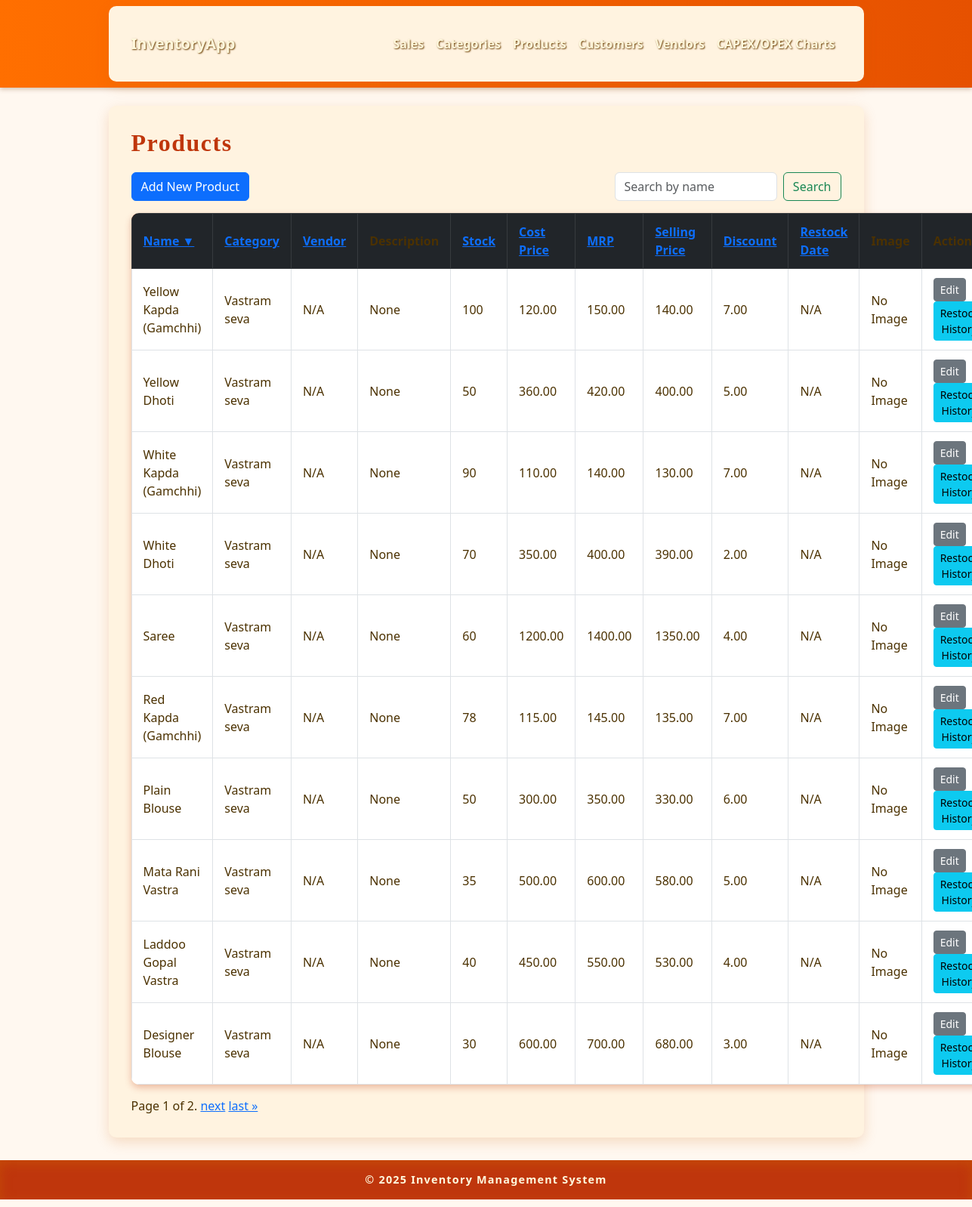
Page /products/?page=1&category=&sort=-name&search= on the committed database.
### inventory/models.py (models this page shows, shortened)
class Product(models.Model):
    name = models.CharField(max_length=200)
    description = models.TextField(blank=True, null=True, help_text="Enter a detailed description of the product")
    category = models.ForeignKey('Category', on_delete=models.CASCADE)
    vendor = models.ForeignKey('Vendor', on_delete=models.SET_NULL, null=True, blank=True)
    cost_price = models.DecimalField(max_digits=10, decimal_places=2)
    mrp = models.DecimalField(max_digits=10, decimal_places=2)
    selling_price = models.DecimalField(max_digits=10, decimal_places=2)
    discount = models.DecimalField(max_digits=5, decimal_places=2, default=0)  # Percentage
    stock_quantity = models.PositiveIntegerField()
    image = models.ImageField(upload_to='product_images/', blank=True, null=True)
    restock_date = models.DateField(blank=True, null=True)  # New field for the latest restock date

class Category(models.Model):
    name = models.CharField(max_length=100)
    description = models.TextField(blank=True, null=True)

### inventory/views.py (the view)
# urls.py: path('products/', views.products_list, name='products_list'),
def products_list(request):
    products = Product.objects.all()
    category_id = request.GET.get('category')
    if category_id:
        products = products.filter(category_id=category_id)
    search_query = request.GET.get('search')
    if search_query:
        products = products.filter(name__icontains=search_query)
    sort_by = request.GET.get('sort', 'name')
    allowed_sort_fields = [
        'name', 'category__name', 'vendor__name', 'stock_quantity',
        'cost_price', 'mrp', 'selling_price', 'discount', 'restock_date'
    ]
    if sort_by.lstrip('-') not in allowed_sort_fields:
        sort_by = 'name'
    products = products.order_by(sort_by)
    paginator = Paginator(products, 10)
    page_number = request.GET.get('page')
    page_obj = paginator.get_page(page_number)
    categories = Category.objects.all()
    context = {
        'page_obj': page_obj,
        'categories': categories,
        'selected_category': category_id or '',
        'sort_by': sort_by,
        'search_query': search_query or '',
    }
    return render(request, 'products_list.html', context)

### inventory/templates/products_list.html (shortened to what this page needs)
{% extends 'base.html' %}
{% block content %}
<h2>Products</h2>
<div class="d-flex justify-content-between mb-3">
    <a href="{% url 'product_create' %}" class="btn btn-primary">Add New Product</a>
    <form method="get" class="d-flex" style="width: 300px;">
        <input class="form-control me-2" type="search" placeholder="Search by name" aria-label="Search" name="search" value="{{ search_query }}">
        <button class="btn btn-outline-success" type="submit">Search</button>
    </form>
</div>
<table class="table table-bordered table-hover">
    <thead class="table-dark">
        <tr>
            <th>
                {% if sort_by == "name" %}
                    <a href="?page=1&category={{ selected_category }}&sort=-name&search={{ search_query }}">Name &#9650;</a>
                {% elif sort_by == "-name" %}
                    <a href="?page=1&category={{ selected_category }}&sort=name&search={{ search_query }}">Name &#9660;</a>
                {% else %}
                    <a href="?page=1&category={{ selected_category }}&sort=name&search={{ search_query }}">Name</a>
                {% endif %}
            </th>
            <th>
                {% if sort_by == "category__name" %}
                    <a href="?page=1&category={{ selected_category }}&sort=-category__name&search={{ search_query }}">Category &#9650;</a>
                {% elif sort_by == "-category__name" %}
                    <a href="?page=1&category={{ selected_category }}&sort=category__name&search={{ search_query }}">Category &#9660;</a>
                {% else %}
                    <a href="?page=1&category={{ selected_category }}&sort=category__name&search={{ search_query }}">Category</a>
                {% endif %}
            </th>
            <th>
                {% if sort_by == "vendor__name" %}
                    <a href="?page=1&category={{ selected_category }}&sort=-vendor__name&search={{ search_query }}">Vendor &#9650;</a>
                {% elif sort_by == "-vendor__name" %}
                    <a href="?page=1&category={{ selected_category }}&sort=vendor__name&search={{ search_query }}">Vendor &#9660;</a>
                {% else %}
                    <a href="?page=1&category={{ selected_category }}&sort=vendor__name&search={{ search_query }}">Vendor</a>
                {% endif %}
            </th>
            <th>Description</th>
            <th>
                {% if sort_by == "stock_quantity" %}
                    <a href="?page=1&category={{ selected_category }}&sort=-stock_quantity&search={{ search_query }}">Stock &#9650;</a>
                {% elif sort_by == "-stock_quantity" %}
                    <a href="?page=1&category={{ selected_category }}&sort=stock_quantity&search={{ search_query }}">Stock &#9660;</a>
                {% else %}
                    <a href="?page=1&category={{ selected_category }}&sort=stock_quantity&search={{ search_query }}">Stock</a>
                {% endif %}
            </th>
            <th>
                {% if sort_by == "cost_price" %}
                    <a href="?page=1&category={{ selected_category }}&sort=-cost_price&search={{ search_query }}">Cost Price &#9650;</a>
                {% elif sort_by == "-cost_price" %}
                    <a href="?page=1&category={{ selected_category }}&sort=cost_price&search={{ search_query }}">Cost Price &#9660;</a>
                {% else %}
                    <a href="?page=1&category={{ selected_category }}&sort=cost_price&search={{ search_query }}">Cost Price</a>
                {% endif %}
            </th>
            <th>
                {% if sort_by == "mrp" %}
                    <a href="?page=1&category={{ selected_category }}&sort=-mrp&search={{ search_query }}">MRP &#9650;</a>
                {% elif sort_by == "-mrp" %}
                    <a href="?page=1&category={{ selected_category }}&sort=mrp&search={{ search_query }}">MRP &#9660;</a>
                {% else %}
                    <a href="?page=1&category={{ selected_category }}&sort=mrp&search={{ search_query }}">MRP</a>
                {% endif %}
            </th>
            <th>
                {% if sort_by == "selling_price" %}
                    <a href="?page=1&category={{ selected_category }}&sort=-selling_price&search={{ search_query }}">Selling Price &#9650;</a>
                {% elif sort_by == "-selling_price" %}
                    <a href="?page=1&category={{ selected_category }}&sort=selling_price&search={{ search_query }}">Selling Price &#9660;</a>
                {% else %}
                    <a href="?page=1&category={{ selected_category }}&sort=selling_price&search={{ search_query }}">Selling Price</a>
                {% endif %}
            </th>
            <th>
                {% if sort_by == "discount" %}
                    <a href="?page=1&category={{ selected_category }}&sort=-discount&search={{ search_query }}">Discount &#9650;</a>
                {% elif sort_by == "-discount" %}
                    <a href="?page=1&category={{ selected_category }}&sort=discount&search={{ search_query }}">Discount &#9660;</a>
                {% else %}
                    <a href="?page=1&category={{ selected_category }}&sort=discount&search={{ search_query }}">Discount</a>
                {% endif %}
            </th>
            <th>
                {% if sort_by == "restock_date" %}
                    <a href="?page=1&category={{ selected_category }}&sort=-restock_date&search={{ search_query }}">Restock Date &#9650;</a>
                {% elif sort_by == "-restock_date" %}
                    <a href="?page=1&category={{ selected_category }}&sort=restock_date&search={{ search_query }}">Restock Date &#9660;</a>
                {% else %}
                    <a href="?page=1&category={{ selected_category }}&sort=restock_date&search={{ search_query }}">Restock Date</a>
                {% endif %}
            </th>
            <th>Image</th>
            <th>Actions</th>
        </tr>
    </thead>
    <tbody>
        {% for product in page_obj %}
        <tr>
            <td>{{ product.name }}</td>
            <td>{{ product.category.name }}</td>
            <td>
                {% if product.vendor %}
                    {{ product.vendor.name }}
                {% else %}
                    N/A
                {% endif %}
            </td>
            <td>{{ product.description|linebreaksbr }}</td>
            <td>{{ product.stock_quantity }}</td>
            <td>{{ product.cost_price }}</td>
            <td>{{ product.mrp }}</td>
            <td>{{ product.selling_price }}</td>
            <td>{{ product.discount }}</td>
            <td>
                {% if product.restock_date %}
                    {{ product.restock_date|date:"Y-m-d" }}
                {% else %}
                    N/A
                {% endif %}
            </td>
            <td>
                {% if product.image %}
                    <img src="{{ product.image.url }}" width="50" alt="{{ product.name }}" />
                {% else %}
                    No Image
                {% endif %}
            </td>
            <td>
                <a href="{% url 'product_update' product.pk %}" class="btn btn-sm btn-secondary">Edit</a>
                <a href="{% url 'restock_history_list' product.pk %}" class="btn btn-sm btn-info">Restock History</a>
            </td>
        </tr>
        {% empty %}
        <tr>
            <td colspan="12" class="text-center">No products found.</td>
        </tr>
        {% endfor %}
    </tbody>
</table>
<div class="pagination">
    <span class="step-links">
        <span class="current">
            Page {{ page_obj.number }} of {{ page_obj.paginator.num_pages }}.
        </span>
        {% if page_obj.has_next %}
            <a href="?page={{ page_obj.next_page_number }}&category={{ selected_category }}&sort={{ sort_by }}&search={{ search_query }}">next</a>
            <a href="?page={{ page_obj.paginator.num_pages }}&category={{ selected_category }}&sort={{ sort_by }}&search={{ search_query }}">last &raquo;</a>
        {% endif %}
    </span>
</div>
{% endblock %}

### static/css/styles.css (style rules this page uses)
body { font-family: 'Segoe UI', Tahoma, Geneva, Verdana, sans-serif; background: #fff8f0; color: #4b3100; margin: 0; padding: 0; }
h2 { font-weight: 800; color: #bf360c; margin-bottom: 20px; letter-spacing: 1.5px; font-family: 'Georgia', serif; }
.table { border-radius: 10px; overflow: hidden; box-shadow: 0 4px 10px rgba(191, 54, 12, 0.3); }
.table thead { background: #ff7043; color: #ffffff; font-size: 1rem; }
.table td, .table th { vertical-align: middle !important; padding: 12px 15px !important; color: #4b3100; }

### rows in the picture
Product: name "Yellow Kapda (Gamchhi)", category.name "Vastram seva", shows "N/A", description "None", stock_quantity "100", cost_price "120.00", mrp "150.00", selling_price "140.00", discount "7.00", image "No Image"
Product: name "Yellow Dhoti", category.name "Vastram seva", shows "N/A", description "None", stock_quantity "50", cost_price "360.00", mrp "420.00", selling_price "400.00", discount "5.00", image "No Image"
Product: name "White Kapda (Gamchhi)", category.name "Vastram seva", shows "N/A", description "None", stock_quantity "90", cost_price "110.00", mrp "140.00", selling_price "130.00", discount "7.00", image "No Image"
Product: name "White Dhoti", category.name "Vastram seva", shows "N/A", description "None", stock_quantity "70", cost_price "350.00", mrp "400.00", selling_price "390.00", discount "2.00", image "No Image"
Product: name "Saree", category.name "Vastram seva", shows "N/A", description "None", stock_quantity "60", cost_price "1200.00", mrp "1400.00", selling_price "1350.00", discount "4.00", image "No Image"
Product: name "Red Kapda (Gamchhi)", category.name "Vastram seva", shows "N/A", description "None", stock_quantity "78", cost_price "115.00", mrp "145.00", selling_price "135.00", discount "7.00", image "No Image"
Product: name "Plain Blouse", category.name "Vastram seva", shows "N/A", description "None", stock_quantity "50", cost_price "300.00", mrp "350.00", selling_price "330.00", discount "6.00", image "No Image"
Product: name "Mata Rani Vastra", category.name "Vastram seva", shows "N/A", description "None", stock_quantity "35", cost_price "500.00", mrp "600.00", selling_price "580.00", discount "5.00", image "No Image"
Product: name "Laddoo Gopal Vastra", category.name "Vastram seva", shows "N/A", description "None", stock_quantity "40", cost_price "450.00", mrp "550.00", selling_price "530.00", discount "4.00", image "No Image"
Product: name "Designer Blouse", category.name "Vastram seva", shows "N/A", description "None", stock_quantity "30", cost_price "600.00", mrp "700.00", selling_price "680.00", discount "3.00", image "No Image"

### other values in the picture
{{ page_obj.number }} "1"
{{ page_obj.paginator.num_pages }} "2"
